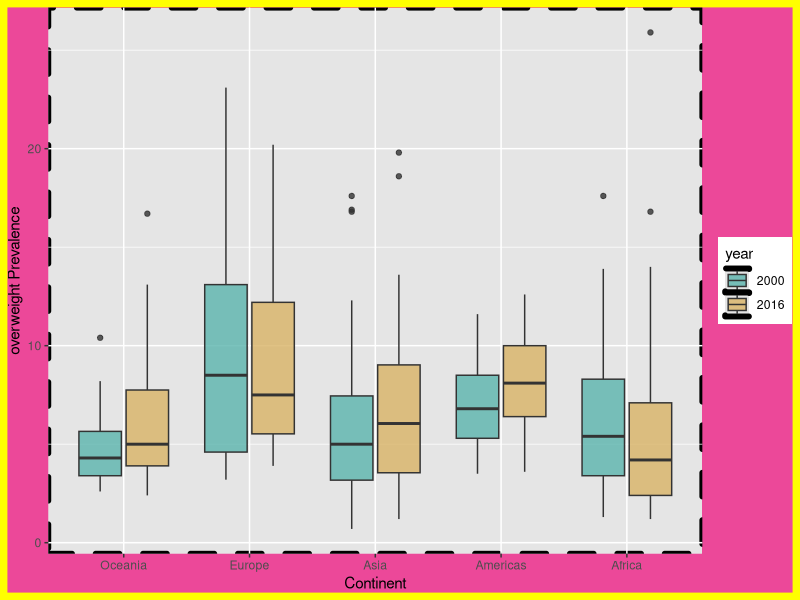

This figure's R source:
library(tidyverse)

world_bank_countries <- read_csv("data/world_bank_countries.csv")

# https://ggplot2tor.com/theme

world_bank_countries %>% 
  filter(year %in% c(2000, 2016)) %>% 
  mutate(
    year = year %>% as_factor,
    continent = continent %>% as_factor %>% 
      fct_relevel("Oceania", "Europe", "Asia", 
                  "Americas", "Africa")) %>%
  ggplot(aes(x = continent, 
             y = overweight,
             fill = year)) + 
  geom_boxplot(width = 0.75, 
               alpha = .8,
               position = position_dodge2(padding = 0.1)) +
  scale_fill_manual(values = c("#5ab4ac", "#d8b365")) +
  scale_y_continuous(name = "overweight Prevalence") +
  scale_x_discrete(name = "Continent") +
  theme(
    # Code goes here
    plot.background  = element_rect(fill = "#EC4899", 
                                    color = "yellow",
                                    size = 5),
    panel.background = element_rect(fill = "grey90",
                                    color = "black",
                                    size = 2,
                                    linetype = "dashed")
  )
